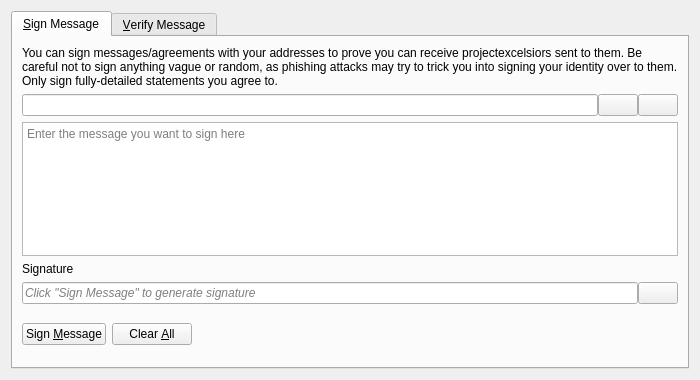
<?xml version="1.0" encoding="UTF-8"?>
<ui version="4.0">
 <class>SignVerifyMessageDialog</class>
 <widget class="QDialog" name="SignVerifyMessageDialog">
  <property name="geometry">
   <rect>
    <x>0</x>
    <y>0</y>
    <width>700</width>
    <height>380</height>
   </rect>
  </property>
  <property name="windowTitle">
   <string>Signatures - Sign / Verify a Message</string>
  </property>
  <property name="modal">
   <bool>true</bool>
  </property>
  <layout class="QVBoxLayout" name="verticalLayout">
   <item>
    <widget class="QTabWidget" name="tabWidget">
     <property name="currentIndex">
      <number>0</number>
     </property>
     <widget class="QWidget" name="tabSignMessage">
      <attribute name="title">
       <string>&amp;Sign Message</string>
      </attribute>
      <layout class="QVBoxLayout" name="verticalLayout_SM">
       <item>
        <widget class="QLabel" name="infoLabel_SM">
         <property name="text">
          <string>You can sign messages/agreements with your addresses to prove you can receive projectexcelsiors sent to them. Be careful not to sign anything vague or random, as phishing attacks may try to trick you into signing your identity over to them. Only sign fully-detailed statements you agree to.</string>
         </property>
         <property name="textFormat">
          <enum>Qt::PlainText</enum>
         </property>
         <property name="wordWrap">
          <bool>true</bool>
         </property>
        </widget>
       </item>
       <item>
        <layout class="QHBoxLayout" name="horizontalLayout_1_SM">
         <property name="spacing">
          <number>0</number>
         </property>
         <item>
          <widget class="QValidatedLineEdit" name="addressIn_SM">
           <property name="toolTip">
            <string>The ProjectExcelsior address to sign the message with</string>
           </property>
          </widget>
         </item>
         <item>
          <widget class="QPushButton" name="addressBookButton_SM">
           <property name="toolTip">
            <string>Choose previously used address</string>
           </property>
           <property name="text">
            <string/>
           </property>
           <property name="icon">
            <iconset resource="../bitcoin.qrc">
             <normaloff>:/icons/address-book</normaloff>:/icons/address-book</iconset>
           </property>
           <property name="shortcut">
            <string>Alt+A</string>
           </property>
           <property name="autoDefault">
            <bool>false</bool>
           </property>
          </widget>
         </item>
         <item>
          <widget class="QPushButton" name="pasteButton_SM">
           <property name="toolTip">
            <string>Paste address from clipboard</string>
           </property>
           <property name="text">
            <string/>
           </property>
           <property name="icon">
            <iconset resource="../bitcoin.qrc">
             <normaloff>:/icons/editpaste</normaloff>:/icons/editpaste</iconset>
           </property>
           <property name="shortcut">
            <string>Alt+P</string>
           </property>
           <property name="autoDefault">
            <bool>false</bool>
           </property>
          </widget>
         </item>
        </layout>
       </item>
       <item>
        <widget class="QPlainTextEdit" name="messageIn_SM">
         <property name="toolTip">
          <string>Enter the message you want to sign here</string>
         </property>
         <property name="placeholderText">
          <string>Enter the message you want to sign here</string>
         </property>
        </widget>
       </item>
       <item>
        <widget class="QLabel" name="signatureLabel_SM">
         <property name="text">
          <string>Signature</string>
         </property>
         <property name="textFormat">
          <enum>Qt::PlainText</enum>
         </property>
        </widget>
       </item>
       <item>
        <layout class="QHBoxLayout" name="horizontalLayout_2_SM">
         <property name="spacing">
          <number>0</number>
         </property>
         <item>
          <widget class="QLineEdit" name="signatureOut_SM">
           <property name="placeholderText">
            <string>Click "Sign Message" to generate signature</string>
           </property>
           <property name="font">
            <font>
             <italic>true</italic>
            </font>
           </property>
           <property name="readOnly">
            <bool>true</bool>
           </property>
          </widget>
         </item>
         <item>
          <widget class="QPushButton" name="copySignatureButton_SM">
           <property name="toolTip">
            <string>Copy the current signature to the system clipboard</string>
           </property>
           <property name="text">
            <string/>
           </property>
           <property name="icon">
            <iconset resource="../bitcoin.qrc">
             <normaloff>:/icons/editcopy</normaloff>:/icons/editcopy</iconset>
           </property>
           <property name="autoDefault">
            <bool>false</bool>
           </property>
          </widget>
         </item>
        </layout>
       </item>
       <item>
        <layout class="QHBoxLayout" name="horizontalLayout_3_SM">
         <item>
          <widget class="QPushButton" name="signMessageButton_SM">
           <property name="toolTip">
            <string>Sign the message to prove you own this ProjectExcelsior address</string>
           </property>
           <property name="text">
            <string>Sign &amp;Message</string>
           </property>
           <property name="icon">
            <iconset resource="../bitcoin.qrc">
             <normaloff>:/icons/edit</normaloff>:/icons/edit</iconset>
           </property>
           <property name="autoDefault">
            <bool>false</bool>
           </property>
          </widget>
         </item>
         <item>
          <widget class="QPushButton" name="clearButton_SM">
           <property name="toolTip">
            <string>Reset all sign message fields</string>
           </property>
           <property name="text">
            <string>Clear &amp;All</string>
           </property>
           <property name="icon">
            <iconset resource="../bitcoin.qrc">
             <normaloff>:/icons/remove</normaloff>:/icons/remove</iconset>
           </property>
           <property name="autoDefault">
            <bool>false</bool>
           </property>
          </widget>
         </item>
         <item>
          <spacer name="horizontalSpacer_1_SM">
           <property name="orientation">
            <enum>Qt::Horizontal</enum>
           </property>
           <property name="sizeHint" stdset="0">
            <size>
             <width>40</width>
             <height>48</height>
            </size>
           </property>
          </spacer>
         </item>
         <item>
          <widget class="QLabel" name="statusLabel_SM">
           <property name="font">
            <font>
             <weight>75</weight>
             <bold>true</bold>
            </font>
           </property>
           <property name="text">
            <string/>
           </property>
           <property name="wordWrap">
            <bool>true</bool>
           </property>
          </widget>
         </item>
         <item>
          <spacer name="horizontalSpacer_2_SM">
           <property name="orientation">
            <enum>Qt::Horizontal</enum>
           </property>
           <property name="sizeHint" stdset="0">
            <size>
             <width>40</width>
             <height>48</height>
            </size>
           </property>
          </spacer>
         </item>
        </layout>
       </item>
      </layout>
     </widget>
     <widget class="QWidget" name="tabVerifyMessage">
      <attribute name="title">
       <string>&amp;Verify Message</string>
      </attribute>
      <layout class="QVBoxLayout" name="verticalLayout_VM">
       <item>
        <widget class="QLabel" name="infoLabel_VM">
         <property name="text">
          <string>Enter the receiver's address, message (ensure you copy line breaks, spaces, tabs, etc. exactly) and signature below to verify the message. Be careful not to read more into the signature than what is in the signed message itself, to avoid being tricked by a man-in-the-middle attack. Note that this only proves the signing party receives with the address, it cannot prove sendership of any transaction!</string>
         </property>
         <property name="textFormat">
          <enum>Qt::PlainText</enum>
         </property>
         <property name="alignment">
          <set>Qt::AlignLeading|Qt::AlignLeft|Qt::AlignTop</set>
         </property>
         <property name="wordWrap">
          <bool>true</bool>
         </property>
        </widget>
       </item>
       <item>
        <layout class="QHBoxLayout" name="horizontalLayout_1_VM">
         <property name="spacing">
          <number>0</number>
         </property>
         <item>
          <widget class="QValidatedLineEdit" name="addressIn_VM">
           <property name="toolTip">
            <string>The ProjectExcelsior address the message was signed with</string>
           </property>
          </widget>
         </item>
         <item>
          <widget class="QPushButton" name="addressBookButton_VM">
           <property name="toolTip">
            <string>Choose previously used address</string>
           </property>
           <property name="text">
            <string/>
           </property>
           <property name="icon">
            <iconset resource="../bitcoin.qrc">
             <normaloff>:/icons/address-book</normaloff>:/icons/address-book</iconset>
           </property>
           <property name="shortcut">
            <string>Alt+A</string>
           </property>
           <property name="autoDefault">
            <bool>false</bool>
           </property>
          </widget>
         </item>
        </layout>
       </item>
       <item>
        <widget class="QPlainTextEdit" name="messageIn_VM">
          <property name="toolTip">
            <string>The signed message to verify</string>
          </property>
          <property name="placeholderText">
            <string>The signed message to verify</string>
          </property>
        </widget>
       </item>
       <item>
        <widget class="QValidatedLineEdit" name="signatureIn_VM">
          <property name="toolTip">
            <string>The signature given when the message was signed</string>
          </property>
          <property name="placeholderText">
            <string>The signature given when the message was signed</string>
          </property>
        </widget>
       </item>
       <item>
        <layout class="QHBoxLayout" name="horizontalLayout_2_VM">
         <item>
          <widget class="QPushButton" name="verifyMessageButton_VM">
           <property name="toolTip">
            <string>Verify the message to ensure it was signed with the specified ProjectExcelsior address</string>
           </property>
           <property name="text">
            <string>Verify &amp;Message</string>
           </property>
           <property name="icon">
            <iconset resource="../bitcoin.qrc">
             <normaloff>:/icons/transaction_0</normaloff>:/icons/transaction_0</iconset>
           </property>
           <property name="autoDefault">
            <bool>false</bool>
           </property>
          </widget>
         </item>
         <item>
          <widget class="QPushButton" name="clearButton_VM">
           <property name="toolTip">
            <string>Reset all verify message fields</string>
           </property>
           <property name="text">
            <string>Clear &amp;All</string>
           </property>
           <property name="icon">
            <iconset resource="../bitcoin.qrc">
             <normaloff>:/icons/remove</normaloff>:/icons/remove</iconset>
           </property>
           <property name="autoDefault">
            <bool>false</bool>
           </property>
          </widget>
         </item>
         <item>
          <spacer name="horizontalSpacer_1_VM">
           <property name="orientation">
            <enum>Qt::Horizontal</enum>
           </property>
           <property name="sizeHint" stdset="0">
            <size>
             <width>40</width>
             <height>48</height>
            </size>
           </property>
          </spacer>
         </item>
         <item>
          <widget class="QLabel" name="statusLabel_VM">
           <property name="font">
            <font>
             <weight>75</weight>
             <bold>true</bold>
            </font>
           </property>
           <property name="text">
            <string/>
           </property>
           <property name="wordWrap">
            <bool>true</bool>
           </property>
          </widget>
         </item>
         <item>
          <spacer name="horizontalSpacer_2_VM">
           <property name="orientation">
            <enum>Qt::Horizontal</enum>
           </property>
           <property name="sizeHint" stdset="0">
            <size>
             <width>40</width>
             <height>48</height>
            </size>
           </property>
          </spacer>
         </item>
        </layout>
       </item>
      </layout>
     </widget>
    </widget>
   </item>
  </layout>
 </widget>
 <customwidgets>
  <customwidget>
   <class>QValidatedLineEdit</class>
   <extends>QLineEdit</extends>
   <header>qt/qvalidatedlineedit.h</header>
  </customwidget>
 </customwidgets>
 <resources>
  <include location="../bitcoin.qrc"/>
 </resources>
 <connections/>
</ui>
